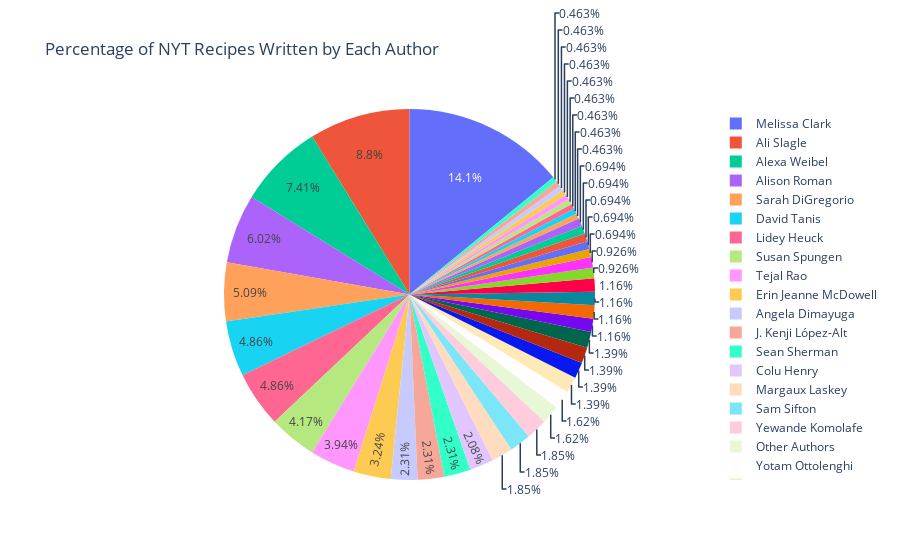

Here is the notebook cell this chart was saved with:
### Markdown cell above
We are going to use plotly express to create a pie chart representing the proportion of recipes made by each author.

### Code cell
recipe_information_count.loc[recipe_information_count['Counts'] < 2, 'Recipe Author'] = 'Other Authors' # Represent only large authors
fig = px.pie(recipe_information_count, values='Counts', names='Recipe Author', title='Percentage of NYT Recipes Written by Each Author')
fig.show()

### Figure 1 — Plotly figure (JSON) as saved in the notebook; plotly's stock layout.template omitted (floating-point values rounded to 4 significant figures)
{"data": [{"domain": {"x": [0, 1], "y": [0, 1]}, "hoverlabel": {"namelength": 0}, "hovertemplate": "Recipe Author=%{label}<br>Counts=%{value}", "labels": ["Alexa Weibel", "Ali Slagle", "Alison Roman", "Angela Dimayuga", "Other Authors", "Other Authors", "Clare de Boer", "Colu Henry", "Daniela Galarza", "David Tanis", "Dawn Perry", "Dorie Greenspan", "Other Authors", "Erin Jeanne McDowell", "Florence Fabricant", "Gabrielle Hamilton", "Gena Hamshaw", "Hannah Kirshner", "Other Authors", "J. Kenji López-Alt", "Jerrelle Guy", "Joan Nathan", "Julia Moskin", "Julia Sherman", "Kay Chun", "Kiera Wright-Ruiz", "Kim Severson", "Krysten Chambrot", "Lidey Heuck", "Margaux Laskey", "Melissa Clark", "Other Authors", "Priya Krishna", "Rebekah Peppler", "Rick A. Martinez", "Robert Simonson", "Sam Sifton", "Samantha Seneviratne", "Other Authors", "Other Authors", "Sarah DiGregorio", "Sean Sherman", "Sue Li", "Susan Spungen", "Tejal Rao", "The New York Times", "Yewande Komolafe", "Yossy Arefi", "Yotam Ottolenghi"], "legendgroup": "", "name": "", "showlegend": true, "type": "pie", "values": [32, 38, 26, 10, 1, 1, 4, 9, 5, 21, 3, 6, 1, 14, 5, 5, 2, 3, 1, 10, 2, 2, 6, 3, 3, 6, 2, 2, 21, 8, 61, 1, 2, 5, 2, 3, 8, 4, 1, 1, 22, 10, 6, 18, 17, 2, 8, 2, 7]}], "layout": {"legend": {"tracegroupgap": 0}, "title": {"text": "Percentage of NYT Recipes Written by Each Author"}}}
